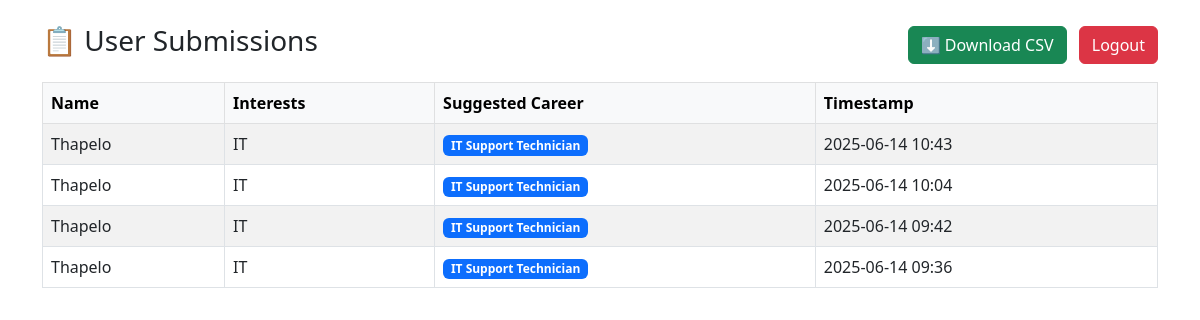
Page /submissions (signed in) on the earlier database version.
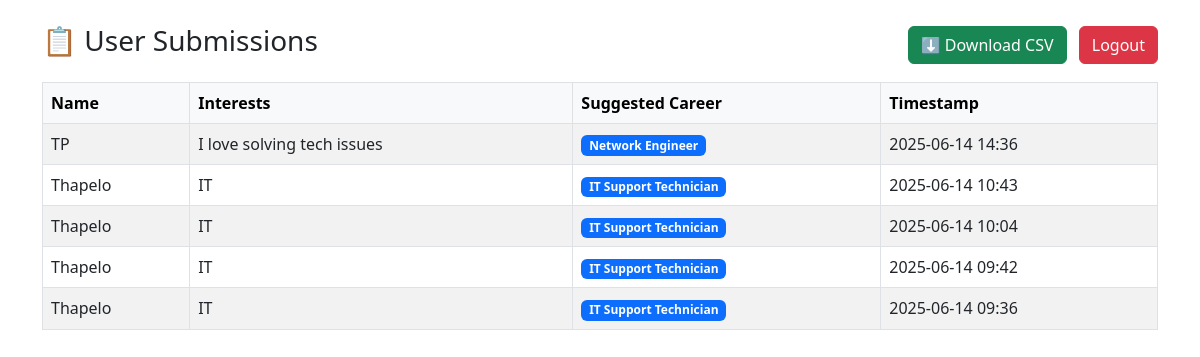
Same page on the later database version.
### app.py (models this page shows)
class UserSubmission(db.Model):
    id = db.Column(db.Integer, primary_key=True)
    name = db.Column(db.String(100), nullable=False)
    interests = db.Column(db.Text, nullable=False)
    suggestion = db.Column(db.String(100), nullable=False)
    timestamp = db.Column(db.DateTime, default=datetime.utcnow)

### app.py (the view)
@app.route('/submissions')
def submissions():
    if not session.get('admin'):
        return redirect(url_for('login'))
    all_submissions = UserSubmission.query.order_by(UserSubmission.timestamp.desc()).all()
    return render_template("submissions.html", submissions=all_submissions)

### templates/submissions.html (shortened to what this page needs)
<!DOCTYPE html>
<html lang="en">
<head>
    <link href="https://cdn.jsdelivr.net/npm/bootstrap@5.3.0/dist/css/bootstrap.min.css" rel="stylesheet">
</head>
<body>
<div class="container py-4">
    <div class="d-flex justify-content-between align-items-center mb-3">
        <h3>📋 User Submissions</h3>
        <div>
            <a href="/export" class="btn btn-success me-2">⬇️ Download CSV</a>
            <a href="/logout" class="btn btn-danger">Logout</a>
        </div>
    </div>
    <div class="table-responsive">
        <table class="table table-striped table-bordered align-middle">
            <thead class="table-light">
                <tr>
                    <th>Name</th>
                    <th>Interests</th>
                    <th>Suggested Career</th>
                    <th>Timestamp</th>
                </tr>
            </thead>
            <tbody>
                {% for s in submissions %}
                <tr>
                    <td>{{ s.name }}</td>
                    <td>{{ s.interests }}</td>
                    <td><span class="badge bg-primary">{{ s.suggestion }}</span></td>
                    <td>{{ s.timestamp.strftime('%Y-%m-%d %H:%M') }}</td>
                </tr>
                {% endfor %}
            </tbody>
        </table>
    </div>
</div>
</body>
</html>

Differences in the rows shown:
added UserSubmission: name "TP", interests "I love solving tech issues", suggestion "Network Engineer", timestamp "2025-06-14 14:36"
